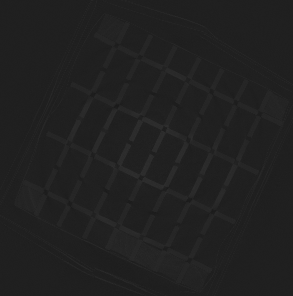
#> input picture CT_2/Slices/AMAAZE_2 Y Slices/AMAAZE_2 Y_0003.tif, 293 x 296 px, given as the content of the folder ./Slices/AMAAZE_2 Y Slices Y Slices, which was not available
$ python EX1_subsample.py --folder 'CT_2/Slices/AMAAZE_2 Y Slices'
#> lines starting #> are read from the running program, lines starting #| are printed output that depends on the picture; pictures that were not available may be replaced by others from this repository, and a replacement may not be noted
#!/usr/bin/env python3
# -*- coding: utf-8 -*-
"""
Created on Mon Feb 13 00:53:11 2023

@author: rileywilde
"""

import os
import numpy as np
import cv2 as cv
from skimage import measure
from skimage.transform import rotate
import matplotlib.pyplot as plt
from ast import literal_eval

import skimage.io as io

import argparse

def parse_option():
    parser = argparse.ArgumentParser('inputs')
    parser.add_argument('--folder', type=str, default='',
                        help='what scan are we doing? enter folder path.')
    parser.add_argument('--zwindow', type=int, default=10,
                        help='how many slices to average in subsampling')
    parser.add_argument('--controls_fname', type=str, default='./controls.txt',
                        help='txt file where the cropping information is kept.')
    return parser.parse_args()

if __name__ == '__main__':
    opt = parse_option()

    os.chdir(opt.folder)

    scan_num = os.getcwd().split('/')[-1].split('_')[-1]
    slicepath = './Slices/AMAAZE_'+scan_num+' Y Slices'

    fnames = np.sort(os.listdir(slicepath))

    n_slices = len(fnames)

    #read cropping controls in from txt file:
    controls_fname = './controls.txt'

    with open(controls_fname, 'r') as file:
#> (reads CT_2/controls.txt from the repository)
        text = file.read()

    q = text.split('\n')

    angstr = 'ang2rot';    rowstr = 'rowrng';    colstr = 'colrng';
    for s in q:
        if s[0:len(angstr)]==angstr:
            ang2rot = literal_eval(s.split(' ')[1])
        if s[0:len(rowstr)]==rowstr:
            rowrng = literal_eval(s.split(' ')[1])
        if s[0:len(colstr)]==colstr:
            colrng = literal_eval(s.split(' ')[1])

    zwindow = opt.zwindow
    subsampled = []
    for i in range(n_slices):
        #print(i/n_slices,fnames[i])
        im = io.imread(os.path.join(slicepath,fnames[i])).astype(int)
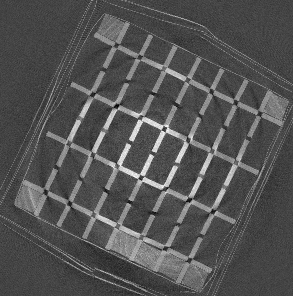
#> im: shape (296, 293) int64; min 6781, max 12122, mean 8525.9; drawn with min black and max white
        #DO NOT USE CV.IMREAD - IT WILL NOT RETURN THE REAL VALUES!!!!!
        #print(i/n_slices,fnames[i])#,im.max())
        if i%zwindow==0: #first
            imstack = im
        else: #middle:end
            imstack = imstack+im

        if i%zwindow==(zwindow-1): #last
            m = imstack.min()
            imstack = rotate(imstack,ang2rot,preserve_range=True,cval=m)
            print(i/n_slices,fnames[i],m)
            imstack = imstack[rowrng[0]:rowrng[1],colrng[0]:colrng[1]].copy()/zwindow

            imstack = cv.resize(imstack, (225,225)).copy()

            subsampled.append(imstack)

    rem = 0
    if i%zwindow!=(zwindow-1): #fix the end if 'last' cond didn't happen
        imstack = rotate(imstack,ang2rot,preserve_range=True,cval=imstack.min())
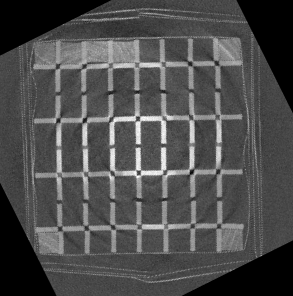
#> imstack: shape (296, 293) float64; min 6781, max 11836.6, mean 8316.6; drawn with min black and max white
        imstack = imstack[rowrng[0]:rowrng[1],colrng[0]:colrng[1]].copy()/((i%zwindow) +1)
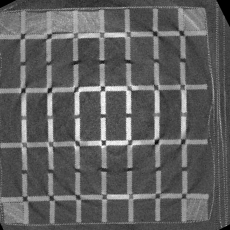
#> imstack: shape (230, 230) float64; min 6781, max 11836.6, mean 8698.8; drawn with min black and max white

        imstack = cv.resize(imstack, (225,225)).copy()
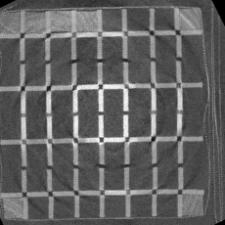
#> imstack: shape (225, 225) float64; min 6781, max 11754.4, mean 8698.8; drawn with min black and max white
        subsampled.append(imstack)
        rem = (i%zwindow) +1
    np.savez('ct'+scan_num+'_new.npz',vol = subsampled,rowrng=rowrng,colrng=colrng,ang=ang2rot,origsz =im.shape,remainder=rem)
#end main()
